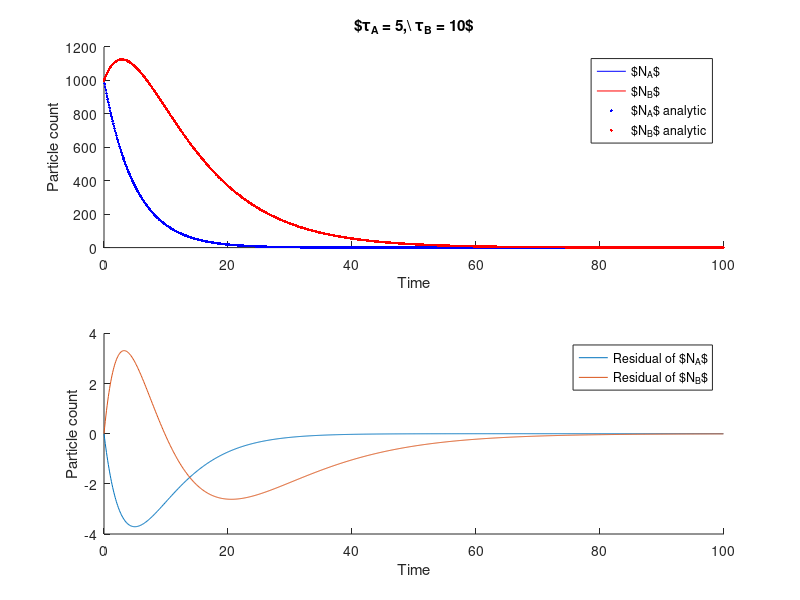
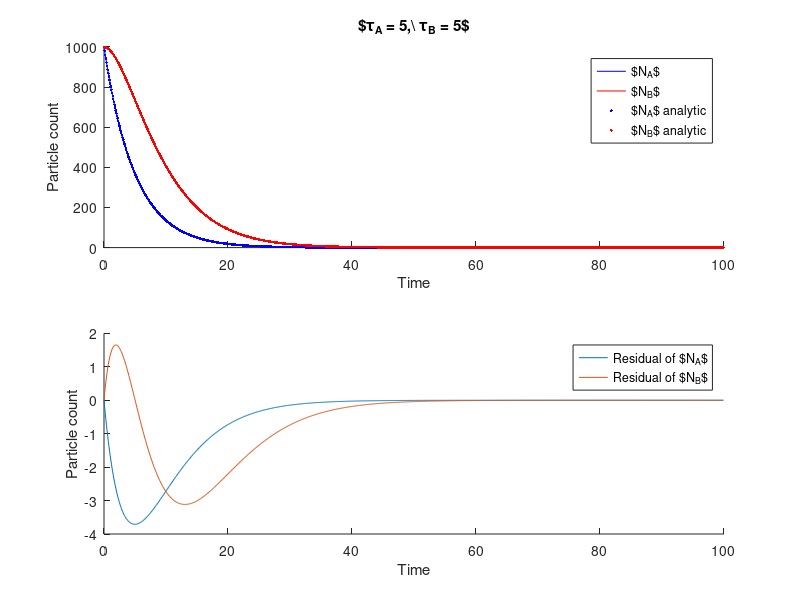
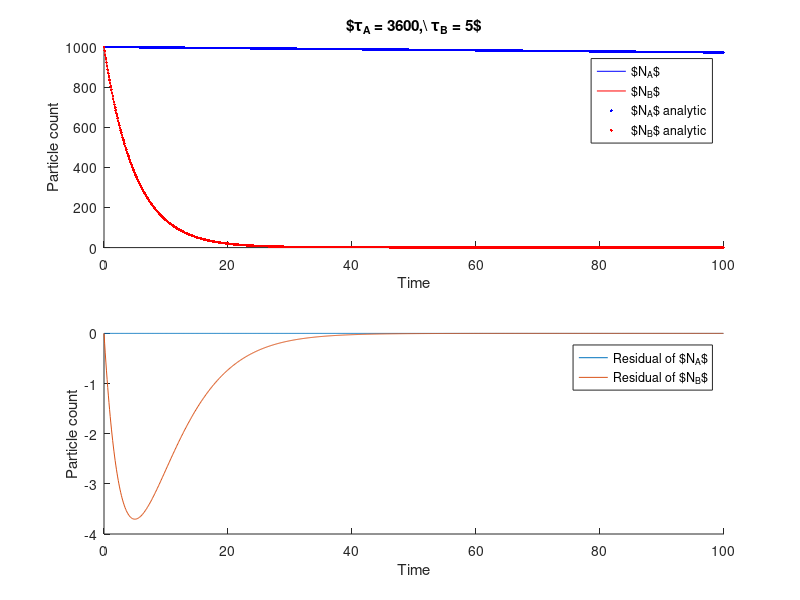
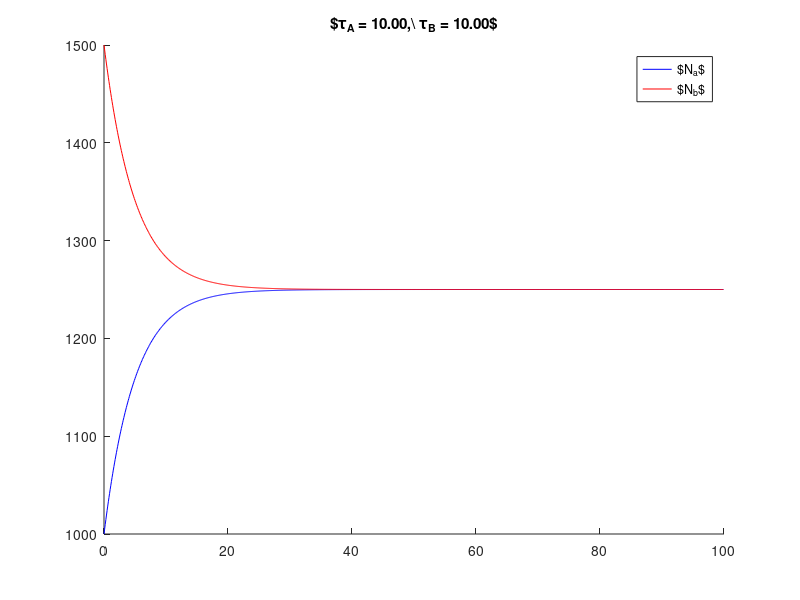

Source code (MATLAB) for these figures, in order:
clear all
close all
clc

% Initial values


taua = 5;
taub = 10;
dt = 0.1;


Na0 = 1000;
Nb0 = 1000;

% Anonymous functions for derivatives
dNa = @(N) -N/taua;
dNb = @(N1,N2) N1/taua - N2/taub;

tend = 100;
n = ceil(tend/dt);


% Initialize arrays
Na = zeros(1,n);
Nb = Na;
t = Na;

t(1) = 0;

taus = [5,10; 5,5; 3600,5];
Ns	= [1000,1000; 1000,1000; 1000,1000];

% Euler-integration
for j = 1:size(taus,1)
	taua = taus(j,1);
	taub = taus(j,2);
	Na(1) = Ns(j,1);
	Nb(1) = Ns(j,2);
	
	dNa = @(N) -N/taua;
	dNb = @(N1,N2) N1/taua - N2/taub;

	for i = 2:n
		t(i) = t(i-1)+dt;
		Na(i) = Na(i-1) + dt*dNa(Na(i-1));
		Nb(i) = Nb(i-1) + dt*dNb(Na(i-1),Nb(i-1));
	end
	
	% Analytical solutions
	NaAnal = Na(1)*exp(-t/taua);
	if taua == taub
		NbAnal = Nb(1)*exp(-t/taub)+t*Na(1)/taua.*exp(-t/taua);
	else
  		NbAnal = Nb(1)*exp(-t/taub)+Na(1)/((taua/taub)-1)*(exp(-t/taua)-exp(-t/taub));
        NbAnal2 = NaAnal*taub/taua;
	end

	tit = sprintf('$\\tau_A = %d,\\ \\tau_B = %d$',taua,taub);

	% Plotting
	figure
    subplot(2,1,1)

	hold on
	plot(t,Na,'b')
	plot(t,Nb,'r')
	plot(t,NaAnal,'.b')
	plot(t,NbAnal,'.r')
%     plot(t,NbAnal2,'.','Color',[0.929 0.694 0.125])
    xlabel('Time')
    ylabel('Particle count')
	% plot(t,Na+Nb)
	hold off
	title(tit)
	legend('$N_A$','$N_B$','$N_A$ analytic','$N_B$ analytic','Steady-state $N_B$')

	% Residual
	subplot(2,1,2)
	hold on
	plot(t,(Na-NaAnal))
	plot(t,(Nb-NbAnal))
%     plot(t,abs(Nb-NbAnal2))
%     ax = gca;
%     ax.YScale = 'log';
	hold off
    xlabel('Time')
    ylabel('Particle count')
	legend('Residual of $N_A$','Residual of $N_B$','Residual of steady-state $N_B$')

end




%% Last assignment: B can turn into A again.
% Initial values


taua = 5;
taub = 10;
dt = 0.1;


Na0 = 1000;
Nb0 = 1000;

% Anonymous functions for derivatives
dNa = @(N) -N/taua;
dNb = @(N1,N2) N1/taua - N2/taub;

tend = 100;
n = ceil(tend/dt);


% Initialize arrays
Na = zeros(1,n);
Nb = Na;
t = Na;

t(1) = 0;

taus = [10,10];
Ns	= [1000,1500];

% Euler-integration
for j = 1:size(taus,1)
	taua = taus(j,1);
	taub = taus(j,2);
	Na(1) = Ns(j,1);
	Nb(1) = Ns(j,2);
	
	dNa = @(N1,N2) N2/taub - N1/taua;
	dNb = @(N1,N2) N1/taua - N2/taub;

	for i = 2:n
		t(i) = t(i-1)+dt;
		Na(i) = Na(i-1) + dt*dNa(Na(i-1),Nb(i-1));
		Nb(i) = Nb(i-1) + dt*dNb(Na(i-1),Nb(i-1));
	end
	
	% Analytical solutions
% 	NaAnal = Na0*exp(-t/taua);
% 	if taua == taub
% 		NbAnal = Nb0*exp(-t/taub)+t*Na0/taua.*exp(-t/taua);
% 	else
% 		NbAnal = Nb0*exp(-t/taub)+Na0/((taua/taub)-1)*(exp(-t/taua)-exp(-t/taub));
% 	end

	tit = sprintf('$\\tau_A = %.2f,\\ \\tau_B = %.2f$',taua,taub);

	% Plotting
	figure
	hold on
	plot(t,Na,'b')
	plot(t,Nb,'r')
% 	plot(t,NaAnal,'.b')
% 	plot(t,NbAnal,'.r')
	% plot(t,Na+Nb)
	hold off
	title(tit)
	legend('$N_a$','$N_b$')

	% Residual
% 	figure
% 	hold on
% 	plot(t,Na-NaAnal)
% 	plot(t,Nb-NbAnal)
% 	hold off
% 	title(tit)
% 	legend('$N_a-N_{a,anal}$','$N_b-N_{b,anal}$')

end


